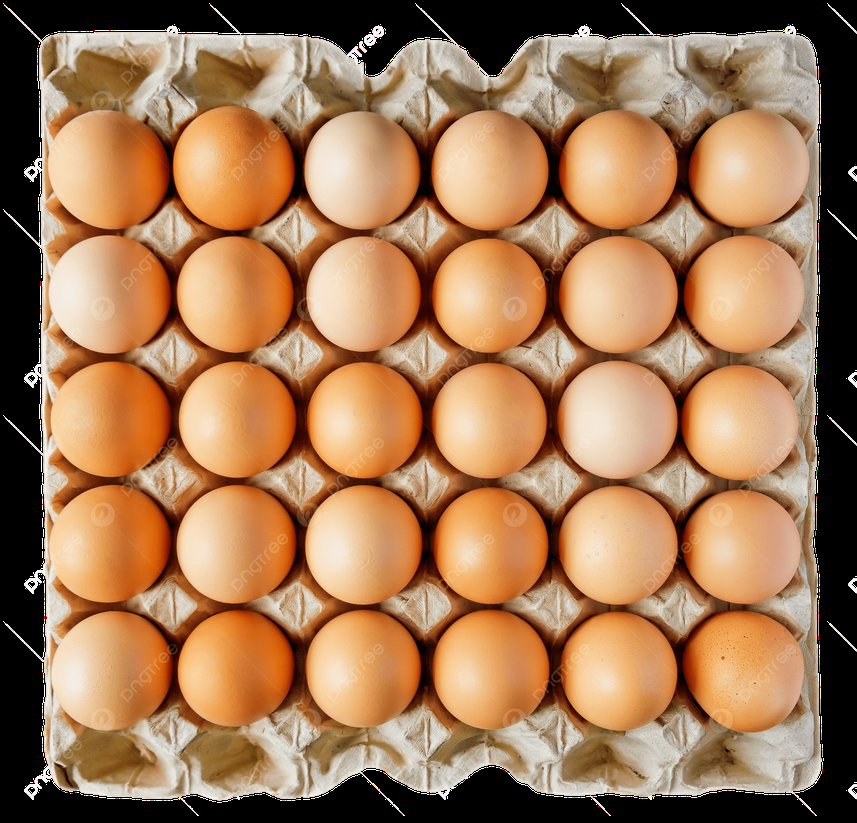
#> input picture Telur3.png, 857 x 823 px, shrunk from 2500 x 2402 before the run
$ python -i telur.py   (imports and definitions only)
#> lines starting #> are read from the running program, lines starting #| are printed output that depends on the picture; after the words box and inside, x2 and y2 are one past the last pixel; in counts of white or black regions, pixels touching at a corner belong together
#> in detect_eggs_hough, image_bgr is the input picture: shape (823, 857, 3); mean B, G, R 85.8, 121.1, 162
import cv2
import numpy as np
import streamlit as st
from PIL import Image


# [11 lines not run here, left out]


def create_egg_mask(image_rgb):
    image_bgr = cv2.cvtColor(image_rgb, cv2.COLOR_RGB2BGR)
    hsv = cv2.cvtColor(image_bgr, cv2.COLOR_BGR2HSV)
#> hsv: shape (823, 857, 3); mean H, S, V 11.9, 107.2, 162

    lower_egg = np.array([0, 20, 50])
    upper_egg = np.array([35, 255, 255])

    mask = cv2.inRange(hsv, lower_egg, upper_egg)
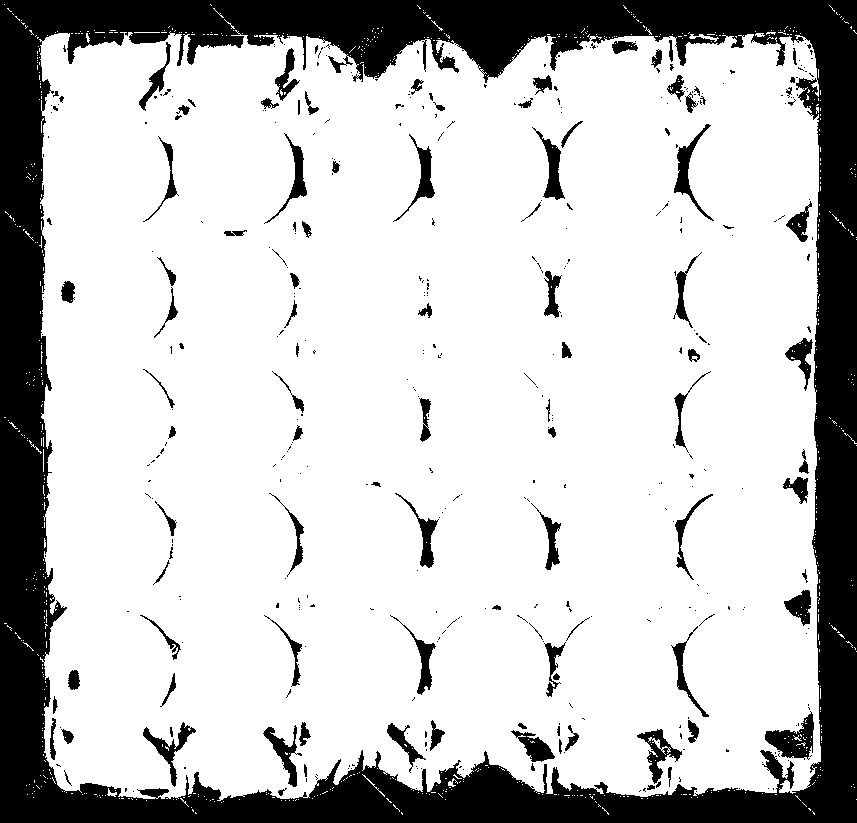
#> mask: shape (823, 857); 77.7% white; 414 black regions (307 under 20 px), largest, box (x1, y1, x2, y2) and area: (0, 0, 857, 823) 134730, (765, 711, 814, 760) 1149, (674, 124, 714, 221) 814

    kernel = np.ones((3, 3), np.uint8)
    mask = cv2.morphologyEx(mask, cv2.MORPH_OPEN, kernel, iterations=1)
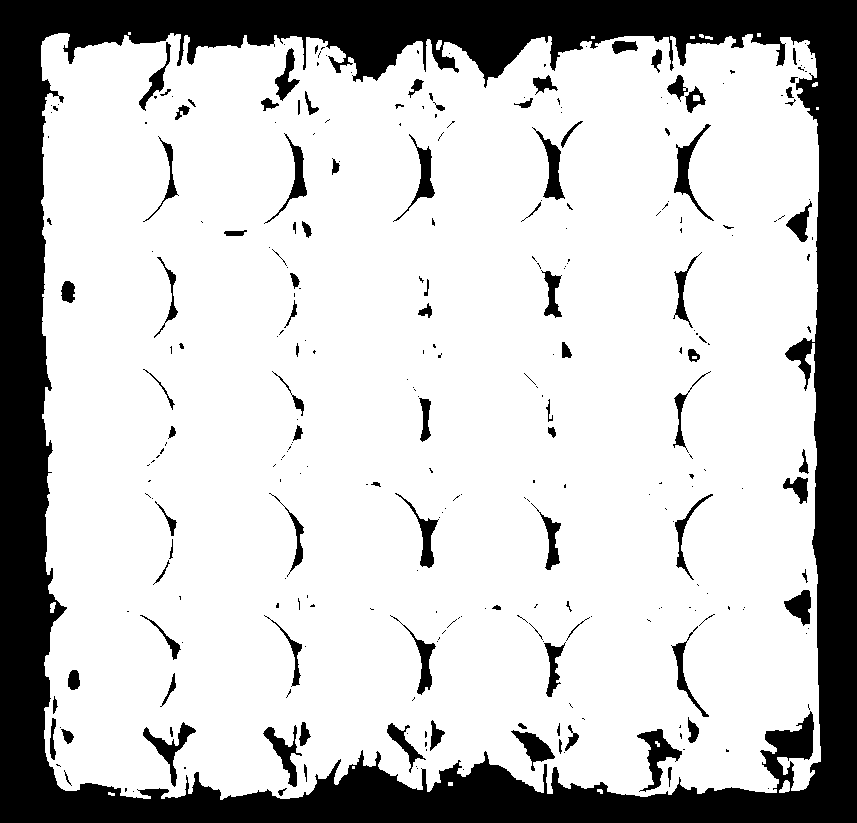
#> mask: shape (823, 857); 77% white; 294 black regions (194 under 20 px), largest, box (x1, y1, x2, y2) and area: (0, 0, 857, 823) 139902, (637, 729, 682, 792) 995, (674, 124, 714, 221) 834
    mask = cv2.morphologyEx(mask, cv2.MORPH_CLOSE, kernel, iterations=1)
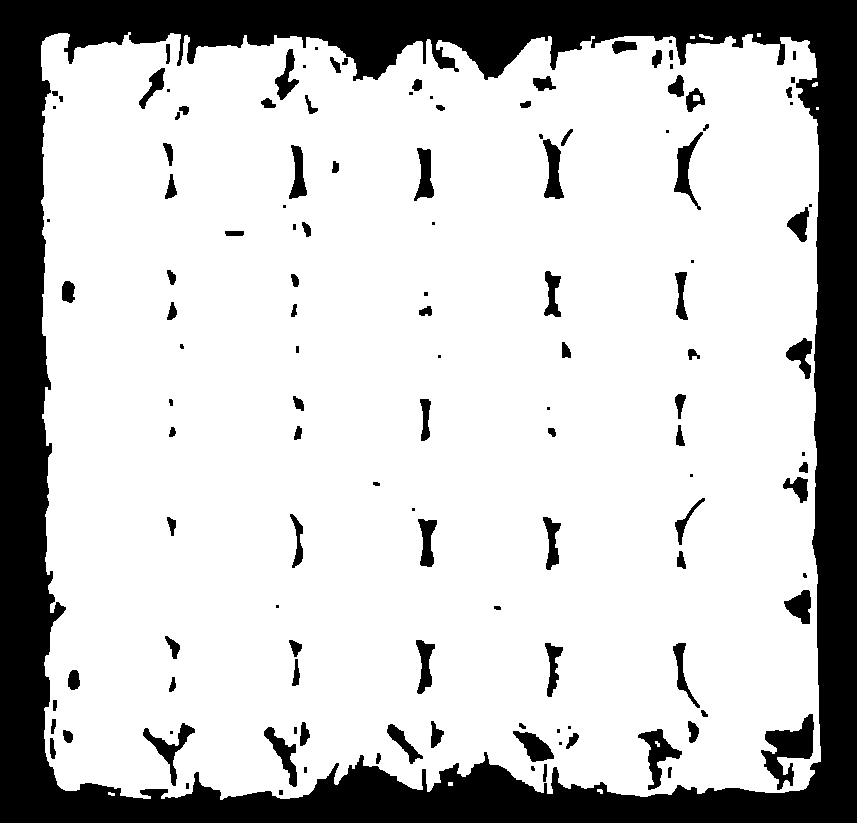
#> mask: shape (823, 857); 77.6% white; 129 black regions (33 under 20 px), largest, box (x1, y1, x2, y2) and area: (0, 0, 857, 823) 136629, (761, 714, 814, 790) 1840, (638, 729, 682, 790) 966

    return mask


def detect_eggs_hough(
    image_rgb,
    dp=1.2,
    min_dist=14,
    param1=50,
    param2=22,
    min_radius=8,
    max_radius=18
):
    image_bgr = cv2.cvtColor(image_rgb, cv2.COLOR_RGB2BGR)

    mask = create_egg_mask(image_rgb)

    gray = cv2.cvtColor(image_bgr, cv2.COLOR_BGR2GRAY)
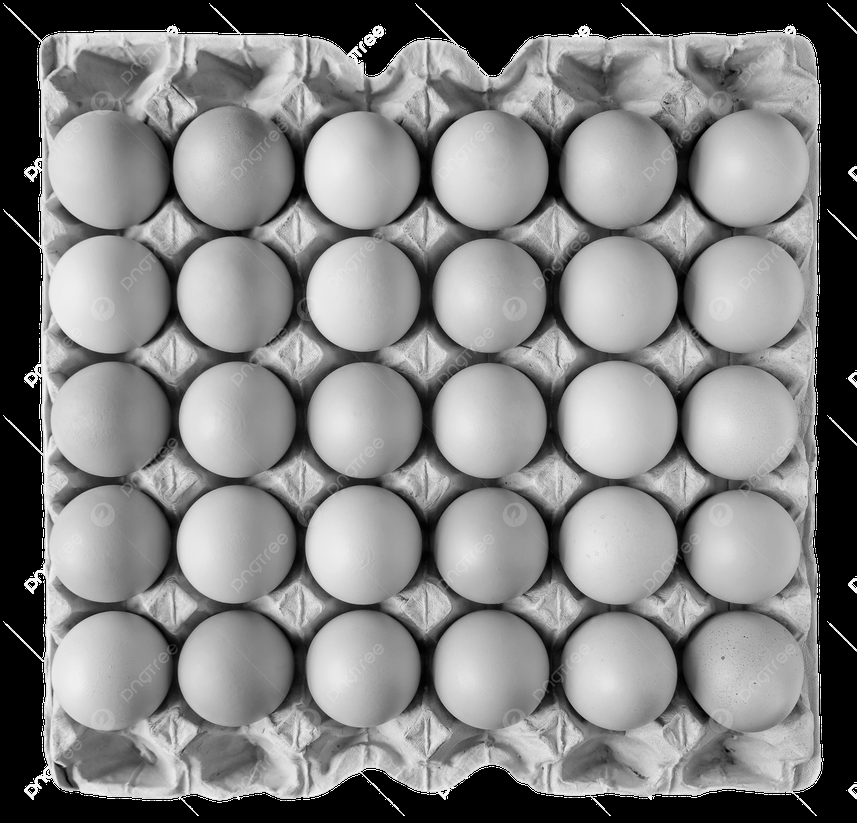
#> gray: shape (823, 857); min 0, max 255, mean 129.3
    gray = cv2.GaussianBlur(gray, (5, 5), 1)

    circles = cv2.HoughCircles(
        gray,
        cv2.HOUGH_GRADIENT,
        dp=dp,
        minDist=min_dist,
        param1=param1,
        param2=param2,
        minRadius=min_radius,
        maxRadius=max_radius
    )
#> circles = 73 rows, first 8: [173.4, 107.4, 17.24], [282.6, 233.4, 17.24], [288.6, 483, 17.24], [803.4, 773.4, 15.92], [437.4, 358.2, 17.24], [685.8, 732.6, 17.24], [797.4, 490.2, 17.24], [156.6, 741, 14.48]

    detected = []

    if circles is not None:
        circles = np.round(circles[0, :]).astype("int")
#> circles = 73 rows, first 8: [173, 107, 17], [283, 233, 17], [289, 483, 17], [803, 773, 16], [437, 358, 17], [686, 733, 17], [797, 490, 17], [157, 741, 14]
        h, w = mask.shape
#> h = 823; w = 857

        for x, y, r in circles:
            if x < 0 or y < 0 or x >= w or y >= h:
                continue

            center_area = mask[
                max(0, y - 3):min(h, y + 4),
                max(0, x - 3):min(w, x + 4)
            ]

            if cv2.countNonZero(center_area) > 5:
                detected.append((x, y, r))
#> this loop made 73 passes
#> (x, y, r) on passes 1 to 12: (173, 107, 17), (283, 233, 17), (289, 483, 17), (803, 773, 16), (437, 358, 17), (686, 733, 17), (797, 490, 17), (157, 741, 14), (56, 50, 17), (435, 602, 17), (675, 602, 17), (389, 764, 15)
#> after the loop, detected = 66 items, first 6: (173, 107, 17), (283, 233, 17), (289, 483, 17), (803, 773, 16), (437, 358, 17), (686, 733, 17)

    detected = sorted(detected, key=lambda item: (item[1], item[0]))
#> detected = 66 items, first 6: (56, 50, 17), (796, 51, 13), (715, 53, 16), (592, 57, 17), (779, 57, 17), (559, 63, 11)

    return detected, mask


def draw_result(image_rgb, circles):
    output = image_rgb.copy()

    for i, (x, y, r) in enumerate(circles, start=1):
        cv2.circle(output, (x, y), r, (0, 255, 0), 2)
        cv2.circle(output, (x, y), 2, (255, 0, 0), 3)

        cv2.putText(
            output,
            str(i),
            (x - 7, y + 5),
            cv2.FONT_HERSHEY_SIMPLEX,
            0.45,
            (255, 0, 0),
            2,
            cv2.LINE_AA
        )

    return output


# [110 lines not run here, left out]

>>> import cv2
>>> picture = cv2.cvtColor(cv2.imread('Telur3.png'), cv2.COLOR_BGR2RGB)
>>> result = detect_eggs_hough(picture)

$ run again, on Telur4.png
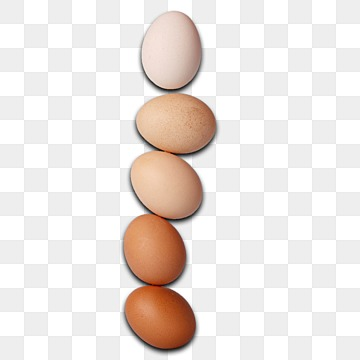
#> input picture Telur4.png, 360 x 360 px
#> in detect_eggs_hough, image_bgr is the input picture: shape (360, 360, 3); mean B, G, R 225.9, 230.1, 237.5
#> hsv: shape (360, 360, 3); mean H, S, V 6.2, 16.1, 237.6
#> in create_egg_mask, `mask = cv2.inRange(hsv, lower_egg, upper_egg)`:
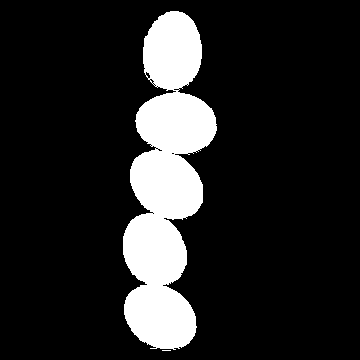
#> mask: shape (360, 360); 14.5% white; 2 white regions (1 under 20 px), largest, box (x1, y1, x2, y2) and area: (123, 11, 217, 350) 18821
#> in detect_eggs_hough, `gray = cv2.cvtColor(image_bgr, cv2.COLOR_BGR2GRAY)`:
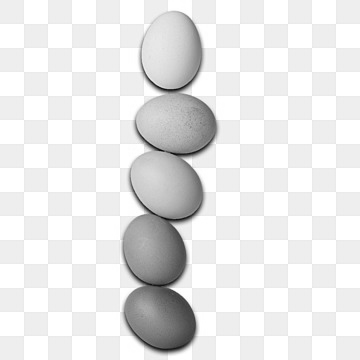
#> gray: shape (360, 360); min 7, max 255, mean 231.8
#> circles = None

$ run again, on telur2.png
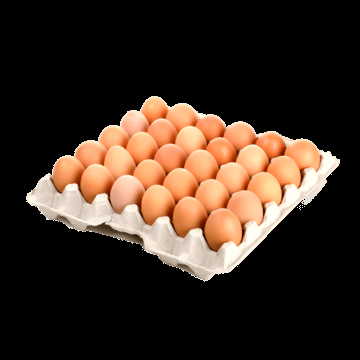
#> input picture telur2.png, 360 x 360 px
#> in detect_eggs_hough, image_bgr is the input picture: shape (360, 360, 3); mean B, G, R 34.4, 44.6, 59.5
#> hsv: shape (360, 360, 3); mean H, S, V 3.5, 27.9, 59.5
#> in create_egg_mask, `mask = cv2.inRange(hsv, lower_egg, upper_egg)`:
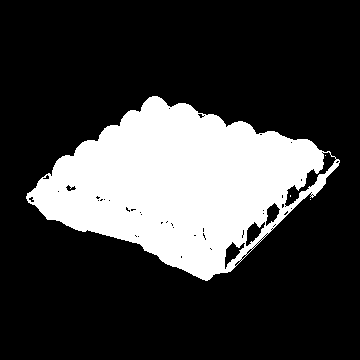
#> mask: shape (360, 360); 24.1% white; 4 white regions (3 under 20 px), largest, box (x1, y1, x2, y2) and area: (26, 96, 340, 281) 31279
#> in detect_eggs_hough, `gray = cv2.cvtColor(image_bgr, cv2.COLOR_BGR2GRAY)`:
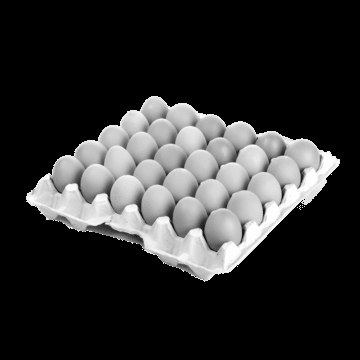
#> gray: shape (360, 360); min 0, max 254, mean 47.9
#> in detect_eggs_hough, `circles = cv2.HoughCircles( gray, cv2.HOUGH_GRADIENT, dp=dp, minDist=m..`: circles = 30 rows, first 8: [301.8, 155.4, 17.24], [90.6, 155.4, 15.92], [213, 190.2, 15.92], [66.6, 172.2, 17.24], [251.4, 157.8, 13.28], [175.8, 183, 17.24], [282.6, 169.8, 14.6], [243, 205.8, 15.92]
#> in detect_eggs_hough, `circles = np.round(circles[0, :]).astype("int")`: circles = 30 rows, first 8: [302, 155, 17], [91, 155, 16], [213, 190, 16], [67, 172, 17], [251, 158, 13], [176, 183, 17], [283, 170, 15], [243, 206, 16]
#> the loop in detect_eggs_hough, `for x, y, r in circles:` made 30 passes
#> after the loop in detect_eggs_hough, `for x, y, r in circles:`: detected = 30 items, first 6: (302, 155, 17), (91, 155, 16), (213, 190, 16), (67, 172, 17), (251, 158, 13), (176, 183, 17)
#> in detect_eggs_hough, `detected = sorted(detected, key=lambda item: (item[1], item[0]))`: detected = 30 items, first 6: (154, 106, 12), (182, 119, 17), (163, 127, 13), (211, 131, 17), (111, 136, 12), (241, 136, 12)
